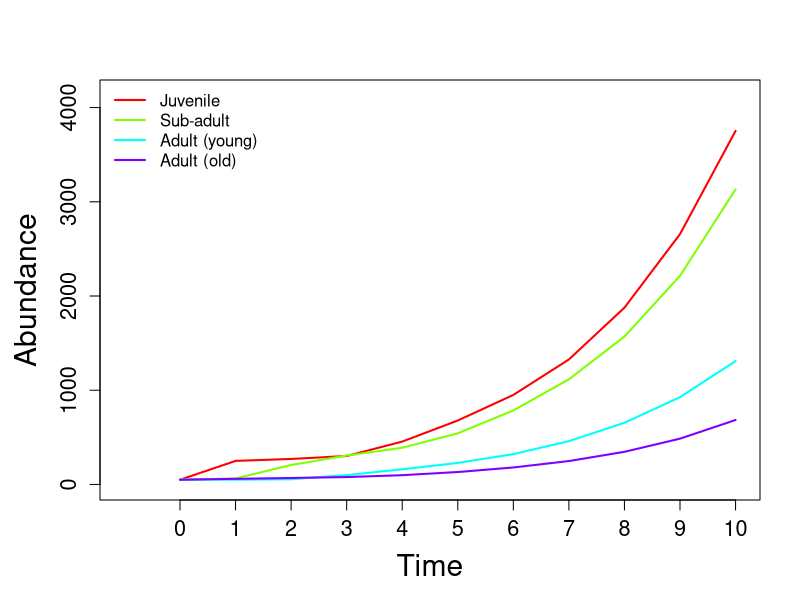

Here is the R script that generated this plot:
##### Create transition matrix ----------------------------------------------------------------------------

# function that creates a transition matrix given number and names of stages
A.create <- function(values, stage.names = NULL){
  
  # Let values be a vector of numerics representing the values of the transition matrix 
  # (from left to right and top to bottom)

  # Let stage.names be a vector of characters representing the names of stages or classes
  
  # Create matrix
  A <- matrix(data = values, nrow = sqrt(length(values)), byrow = TRUE)
  
  # Use stage/class names for rows and columns
  colnames(A) <- c(stage.names)
  rownames(A) <- c(stage.names)
  
  # Return the transition matrix
  return(A)}





##### Initial population size -----------------------------------------------------------------------------

# function that creates a column vector of initial counts
A0.create <- function(values, stage.names = NULL){
  
  # Let values be a vector of numerics representing the values of the transition matrix 
  # (from left to right and top to bottom)
  
  # Let stage.names be a vector of characters representing the names of stages or classes
  
  # Create matrix
  A0 <- matrix(data = values, ncol = 1)
  
  # Use stage/class names for rows and columns
  rownames(A0) <- rownames(A)
  colnames(A0) <- "Abundance"
  
  # Return the transition matrix
  return(A0)}





##### Project population ----------------------------------------------------------------------------------

# Function to project population
pop.project <- function(steps, A, A0, output.raw = FALSE, output.integer = FALSE,
                        graph = "none"){
  
  # steps: number of time steps to project over
  # A: transition matrix with dimensions n x n
  # A0: initial abundance matrix with dimensions n x 1
  # output.raw: should raw outputs instead of a summary be given for each time step?
  # output.integer: should abundances be rounded to the nearest whole number?
  # graph: "abundance" for population counts, "proportions" for proportional abundance
  
  # Create empty matrix of counts
  counts <- matrix(0, nrow = 4, ncol = steps + 1)
  
  # Rename rows and columns
  rownames(counts) <- rownames(A0)
  colnames(counts) <- seq(0, steps)
  
  # Set first column as initial population
  counts[, 1] <- A0
  
  # Populate matrix of counts by calculating projecting population for each time step
  for(i in 2:(steps + 1)){
    counts[, i] <-  A %*% counts[, i - 1]}
  
  # Same as above, but calculates proportional abundance instead of absolute abundance
  counts.prop <- counts
  for(i in 0:(steps + 1)){
    for(j in 1:nrow(counts)){
      counts.prop[j, i] <- counts[j, i]/sum(counts[, i])}}
  
  # Calculate stable age distribution (when steps -> Inf)
  stable.prop <- Re(eigen(A)$vectors[, 1])/sum(Re(eigen(A)$vectors[, 1]))
  
  # Calculate discrete growth rate lambda for all time steps
  counts.lambda <- c()
  for(i in 0:steps){
    counts.lambda.val <- sum(counts[, i + 1])/sum(counts[, i])
    counts.lambda <- append(counts.lambda, counts.lambda.val)}
  
  # Growth rate at stable age distribution
  stable.lambda <- Re(eigen(A)$values[1])
  
  # Plot absolute abundances
  if(graph == "abundance"){
    par(mar = c(5, 5, 4, 2))
    plot(0, 0, pch = "", ylim = c(0, 1.1*max(counts)), xlim = c(0, steps + 1), 
         xlab = "Time",  ylab = "Abundance", xaxt = "n", cex.lab = 1.8, cex.axis = 1.3)
    for(i in 1:nrow(counts)){
      points(counts[i, ], col = rainbow(nrow(counts))[i], type = "l", lwd = 2)}
    axis(1, at = seq(1, steps + 1), labels = seq(0, steps), cex.axis = 1.3)
    legend("topleft", col = rainbow(nrow(counts)), lwd = rep(2, nrow(counts)), 
           legend = if(is.null(rownames(counts))){1:nrow(counts)} else {rownames(counts)}, 
           bty = "n")}
  
  # Plot relative abundances
  if(graph == "proportions"){
    par(mar = c(5, 5, 4, 2))
    plot(0, 0, pch = "", ylim = c(0, 1), xlim = c(0, steps + 1), 
         xlab = "Time",  ylab = "Proportional Abundance", xaxt = "n", cex.lab = 1.8, cex.axis = 1.3)
    for(i in 1:nrow(counts)){
      points(counts.prop[i, ], col = rainbow(nrow(counts.prop))[i], type = "l", lwd = 2)}
    axis(1, at = seq(1, steps + 1), labels = seq(0, steps), cex.axis = 1.3)
    legend("topleft", col = rainbow(nrow(counts.prop)), lwd = rep(2, nrow(counts.prop)), 
           legend = if(is.null(rownames(counts.prop))){1:nrow(counts.prop)} else {rownames(counts.prop)}, 
           bty = "n")}
  
  # Compile final and stable-state outputs
  out <- list(FinalAbundance = if(output.integer == FALSE){
                                 counts[, ncol(counts)]} else {round(counts[, ncol(counts)], 0)},
              FinalPropAbundance = round(counts.prop[, ncol(counts.prop)], 4),
              StablePropAbundance = round(stable.prop, 4),
              FinalLambda = round(counts.lambda[length(counts.lambda)], 4),
              StableLambda = round(stable.lambda, 4))
  
  # Compile raw outputs
  out.raw <- list(Abundance = if(output.integer == FALSE){counts} else {round(counts, 0)},
                  PropAbundance = round(counts.prop, 4),
                  Lambda = round(counts.lambda, 4))
  
  # Output values to console
  if(output.raw == FALSE){
    return(out)} else {return(out.raw)}}





##### Example run -----------------------------------------------------------------------------------------

# Create transition matrix with stage names
A <- A.create(c(0,    0,    3,    2,
                0.67, 0.61, 0,    0,
                0,    0.29, 0.72, 0,
                0,    0,    0.24, 0.95),
              stage.names = c("Juvenile", "Sub-adult", "Adult (young)", "Adult (old)"))

# Create matrix of initial abundances
A0 <- A0.create(c(50, 50, 50, 50),
                stage.names = c("Juvenile", "Sub-adult", "Adult (young)", "Adult (old)"))

# Run population projection
pop.project(steps = 10, A = A, A0 = A0, graph = "abundance",
            output.raw = FALSE, output.integer = TRUE)

